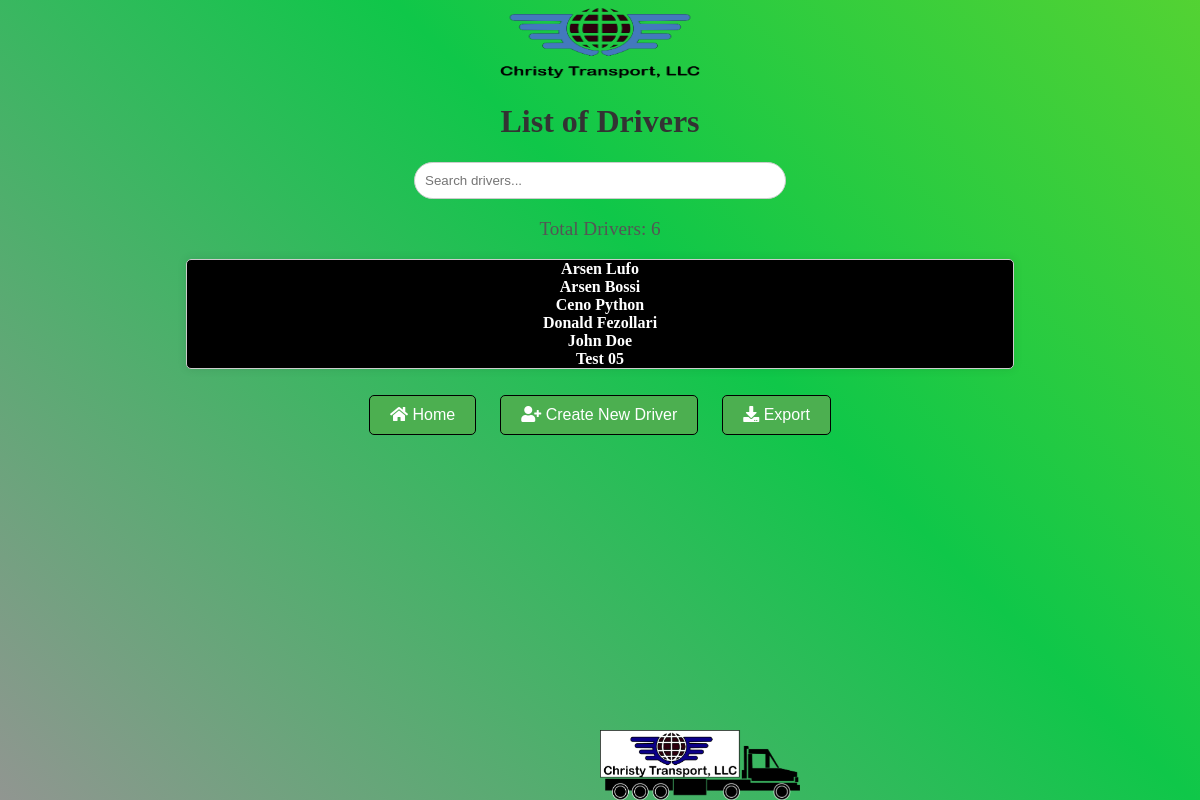
The page /list_drivers/ (signed in) on the database its author committed.
### DriversApp/models.py (models this page shows, shortened)
class TruckDriver(models.Model):
    first_name = models.CharField(max_length=50)
    last_name = models.CharField(max_length=50)
    birthday = models.DateField(default='2000-01-01')
    photo = models.ImageField(upload_to='driver_photos/', null=True, blank=True)
    email = models.EmailField(default='@example.com')
    phone_number = models.CharField(max_length=15)
    truck_license = models.CharField(max_length=100)
    health_document_expiration_date = models.DateField()
    driving_licence_expiration_date = models.DateField()
    driver_record_service_report_expiration_date = models.DateField(null=True, blank=True)
    health_document = models.FileField(upload_to='driver_files/', null=True, blank=True)
    driving_license = models.FileField(upload_to='driver_files/', null=True, blank=True)
    notified = models.BooleanField(default=False)
    health_document_notified = models.BooleanField(default=False)
    driver_report_notified = models.BooleanField(default=False)
    notified_date = models.DateTimeField(null=True, blank=True)
    health_document_notified_date = models.DateTimeField(null=True, blank=True)
    driver_report_notified_date = models.DateTimeField(null=True, blank=True)
    pdf_file = models.FileField(upload_to='pdfs/', null=True, blank=True)

### DriversApp/views.py (the view)
# urls.py: path('list_drivers/', views.list_truck_drivers, name='list_drivers'),
@csrf_exempt
@cache_control(no_cache=True, must_revalidate=True, no_store=True, max_age=0)
@login_required
def list_truck_drivers(request):
    drivers = TruckDriver.objects.order_by('first_name')
    context = {
        'drivers': drivers
    }
    return render(request, 'truck_driver_list.html', context)

### DriversApp/templates/truck_driver_list.html (shortened to what this page needs)
{% load static %}
<!DOCTYPE html>
<html lang="en">
<head>
  <link rel="stylesheet" href="{% static 'css/main.css' %}">
  <link rel="stylesheet" href="https://cdnjs.cloudflare.com/ajax/libs/font-awesome/5.15.3/css/all.min.css">
</head>
<body>
    {% block content %}
    <img src="{% static 'media/images/christy-transport-logo-1.png' %}" alt="Truck" class="truck1">
    <h1>List of Drivers</h1>
    <input type="text" id="searchInput" placeholder="Search drivers...">
    <p>Total Drivers: {{ drivers|length }}</p>
    <img src="{% static 'media/images/truck-05.png' %}" alt="Truck" class="truck">
    <ul id="driverList" class="list-health-contract">
        {% for driver in drivers %}
            <li><a href="{% url 'driver_detail' driver.id %}">{{ driver.first_name }} {{ driver.last_name }}</a></li>
        {% endfor %}
    </ul>
    <button><a href="{% url 'success_page' %}"><i class="fas fa-home"></i> Home</a></button>
    <button><a href="{% url 'create_truck_driver' %}"><i class="fas fa-user-plus"></i> Create New Driver</a></button>
    <button><a href="{% url 'export_csv' %}"><i class="fas fa-download"></i> Export</a></button>
    {% endblock %}
</body>
</html>

### DriversApp/static/css/main.css (style rules this page uses)
body { justify-content: center; text-align: center; background: linear-gradient(45deg, #ff6cce, #0fc749, #c9e60d, #fdfef5); background-size: 400% 400%; background-repeat: no-repeat; animation: gradient 10s ease infinite; align-items: center; }
h1 { color: #333; }
p { font-size: 1.2em; color: #555; }
button { margin: 10px; padding: 10px 20px; background-color: #4caf50; color: #fff; border: none; border-radius: 5px; cursor: pointer; font-size: 16px; text-decoration: none; transition: background-color 0.3s; border: 1px solid black; }
a { text-decoration: none; color: inherit; }
ul { max-height: 150px; overflow-y: auto; border: 1px solid #ccc; padding: 10px; background-color: #fff; border-radius: 5px; box-shadow: 0px 0px 10px rgba(0, 0, 0, 0.1); }
.list-health-contract { display: grid; justify-content: center; padding: 0; list-style-type: none; margin-left: 15%; margin-right: 15%; background-color: rgb(0, 0, 0); background-size: 400% 400%; animation: gradient1 55s ease infinite; color: white; font-weight: bold; }
#searchInput { width: 350px; padding: 10px; border: 1px solid #ccc; border-radius: 20px; outline: none; }
.truck { position: fixed; width: 200px; height: 70px; animation: moveForward 15s linear infinite; bottom: 0; }
.truck1 { animation: shake 5s infinite; width: 200px; height: 70px; }

### rows shown on the page
TruckDriver: first_name "Arsen", last_name "Lufo"
TruckDriver: first_name "Arsen", last_name "Bossi"
TruckDriver: first_name "Ceno", last_name "Python"
TruckDriver: first_name "Donald", last_name "Fezollari"
TruckDriver: first_name "John", last_name "Doe"
TruckDriver: first_name "Test", last_name "05"

### other values the page prints
{{ drivers|length }} "6"
